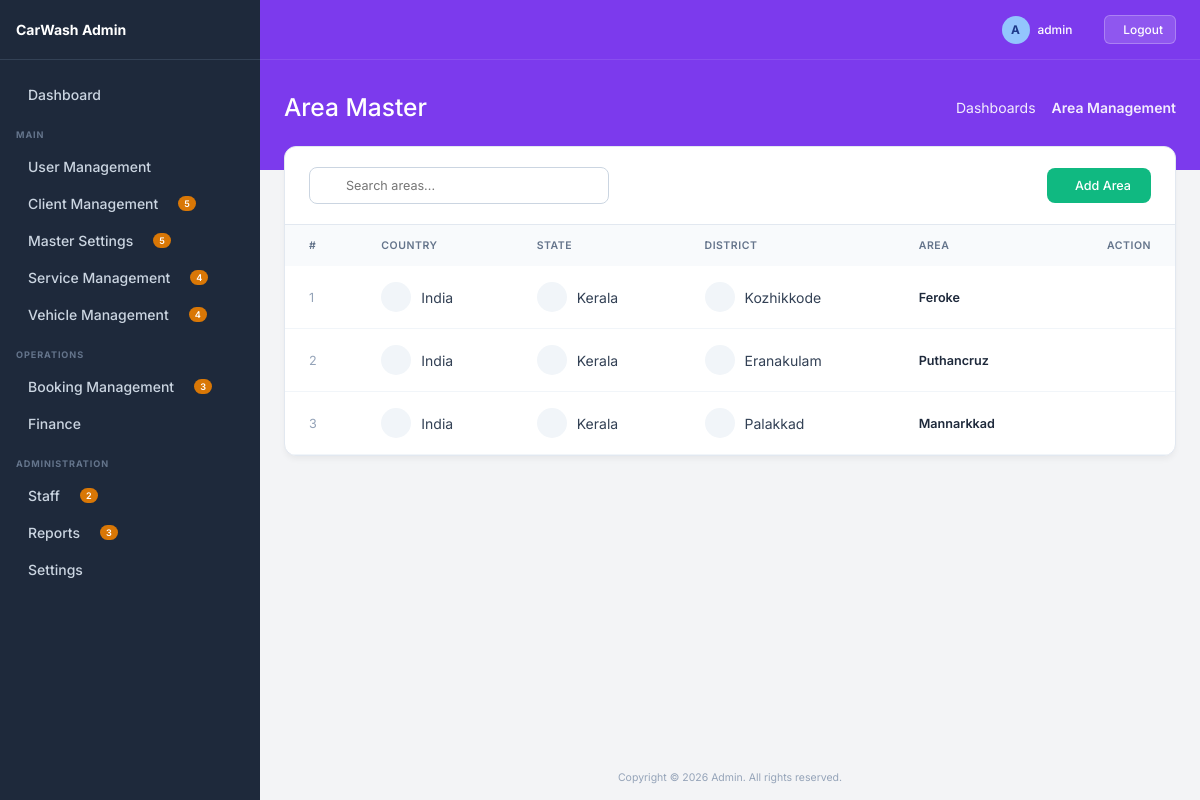
Page /area/ (signed in) on the committed database.
### master/models.py (models this page shows, shortened)
class Area(BaseModel):
    district = models.ForeignKey(District, on_delete=models.CASCADE)
    name = models.CharField(max_length=100)

class District(BaseModel):
    state = models.ForeignKey(State, on_delete=models.CASCADE)
    name = models.CharField(max_length=100)

class State(BaseModel):
    country = models.ForeignKey(Country, on_delete=models.CASCADE)
    name = models.CharField(max_length=100)

class Country(BaseModel):
    name = models.CharField(max_length=100)

### master/views.py (the view)
# urls.py: path('area/', views.area_list, name='area_list'),
@login_required
def area_list(request):
    search = request.GET.get('search', '')
    queryset = Area.objects.filter(is_deleted=False)
    if search:
        queryset = queryset.filter(name__icontains=search)
    paginator = Paginator(queryset, 10)
    page_obj = paginator.get_page(request.GET.get('page'))
    return render(request, 'area/list.html', {
        'page_obj': page_obj,
        'search': search
    })

### master/templates/area/list.html (shortened to what this page needs)
{% extends 'base.html' %}
{% block page_title %}Area Master{% endblock %}
{% block breadcrumb_active %}Area Management{% endblock %}
{% block content %}
<div class="list-container">
    <div class="list-header">
        <form method="GET" class="search-wrapper">
            <input type="text" name="search" value="{{search}}" placeholder="Search areas..." class="search-input">
        </form>
        <a href="{% url 'area_create' %}" class="btn-create">
             Add Area
        </a>
    </div>
    <div style="overflow-x: auto;">
        <table class="premium-table">
            <thead>
                <tr>
                    <th>#</th>
                    <th>Country</th>
                    <th>State</th>
                    <th>District</th>
                    <th>Area</th>
                    <th style="text-align:right;">Action</th>
                </tr>
            </thead>
            <tbody>
                {% for obj in page_obj %}
                <tr>
                    <td style="color:#94a3b8;">{{ forloop.counter }}</td>
                    <td>
                        <div style="display:flex; align-items:center; gap:10px;">
                            <div style="width:30px;height:30px;border-radius:50%;background:#f1f5f9;display:flex;align-items:center;justify-content:center;">
                            </div>
                            {{ obj.district.state.country.name }}
                        </div>
                    </td>
                    <td>
                        <div style="display:flex; align-items:center; gap:10px;">
                            <div style="width:30px;height:30px;border-radius:50%;background:#f1f5f9;display:flex;align-items:center;justify-content:center;">
                            </div>
                            {{ obj.district.state.name }}
                        </div>
                    </td>
                    <td>
                        <div style="display:flex; align-items:center; gap:10px;">
                            <div style="width:30px;height:30px;border-radius:50%;background:#f1f5f9;display:flex;align-items:center;justify-content:center;">
                            </div>
                            {{ obj.district.name }}
                        </div>
                    </td>
                    <td style="font-weight:600; color:#1e293b;">
                        {{ obj.name }}
                    </td>
                    <td style="text-align:right;">
                        <div style="display:flex; gap:8px; justify-content:flex-end;">
                            <a href="{% url 'area_edit' obj.pk %}" class="action-btn edit">
                            </a>
                            <a href="{% url 'area_delete' obj.pk %}" onclick="return confirm('Delete this area?')" class="action-btn delete">
                            </a>
                        </div>
                    </td>
                </tr>
                {% endfor %}
            </tbody>
        </table>
    </div>
</div>
{% endblock %}

### core/templates/base.html (shortened to what this page needs)
<!DOCTYPE html>
<html lang="en">
<head>
</head>
<body>
    <aside class="sidebar">
        <div class="sidebar-header">
            <span>CarWash Admin</span>
        </div>
        <div class="sidebar-content">
            <a href="{% url 'dashboard' %}" class="nav-item">
                <div class="nav-item-left">
                    Dashboard
                </div>
            </a>
            <div class="nav-section-title">MAIN</div>
            <div class="nav-item dropdown-toggle">
                <div class="nav-item-left">
                     User Management
                </div>
            </div>
            <div class="nav-item dropdown-toggle">
                <div class="nav-item-left">
                    Client Management
                    <span class="nav-badge">5</span>
                </div>
            </div>
            <div class="nav-item dropdown-toggle">
                <div class="nav-item-left">
                    Master Settings
                    <span class="nav-badge">5</span>
                </div>
            </div>
            <div class="nav-item dropdown-toggle">
                <div class="nav-item-left">
                    Service Management
                    <span class="nav-badge">4</span>
                </div>
            </div>
            <div class="nav-item dropdown-toggle">
                <div class="nav-item-left">
                    Vehicle Management
                    <span class="nav-badge">4</span>
                </div>
            </div>
            <div class="nav-section-title">OPERATIONS</div>
            <div class="nav-item dropdown-toggle">
                <div class="nav-item-left">
                    Booking Management
                    <span class="nav-badge">3</span>
                </div>
            </div>
            <div class="nav-item dropdown-toggle">
                <div class="nav-item-left">
                    Finance
                </div>
            </div>
            <div class="nav-section-title">ADMINISTRATION</div>
            <div class="nav-item dropdown-toggle">
                <div class="nav-item-left">
                    Staff
                    <span class="nav-badge">2</span>
                </div>
            </div>
            <div class="nav-item dropdown-toggle">
                <div class="nav-item-left">
                    Reports
                    <span class="nav-badge">3</span>
                </div>
            </div>
            <div class="nav-item dropdown-toggle">
                <div class="nav-item-left">
                    Settings
                </div>
            </div>
        </div>
    </aside>
    <div class="main-wrapper">
        <div class="top-banner">
            <div class="top-navbar">
                <div class="navbar-right">
                    <div class="flex-center" style="gap: 8px;">
                        <span style="display:inline-block; width:28px; height:28px; border-radius:50%; background:#93c5fd; color:#1e3a8a; text-align:center; line-height:28px; font-weight:bold;">{{ request.user.username|make_list|first|upper|default:"A" }}</span>
                        <span>{{ request.user.username|default:"admin" }}</span>
                    </div>
                    {% if request.user.is_authenticated %}
                    <form method="post" action="{% url 'logout' %}" style="margin-left: 12px; display: inline;">
                        <button type="submit" style="background: rgba(255,255,255,0.15); border: 1px solid rgba(255,255,255,0.25); color: white; padding: 6px 12px; border-radius: 6px; cursor: pointer; display: flex; align-items: center; gap: 6px; font-size: 0.85rem; font-weight: 500; transition: all 0.2s;">
                             Logout
                        </button>
                    </form>
                    {% endif %}
                </div>
            </div>
            <div class="banner-header">
                <div class="banner-title">{% block page_title %}Dashboard{% endblock %}</div>
                <div class="banner-breadcrumbs">
                    <a href="#">Dashboards</a>
                    <span style="font-weight: 600;">{% block breadcrumb_active %}Admin Dashboard{% endblock %}</span>
                </div>
            </div>
        </div>
        <div class="content-area">
            {% block content %}{% endblock %}
        </div>
        <div style="margin-top:auto; padding: 16px; text-align: center; color: #94a3b8; font-size: 0.75rem;">
            Copyright © 2026 Admin. All rights reserved.
        </div>
    </div>
</body>
</html>

### core/templates/base.html (style rules this page uses)
:root { --bg-sidebar: #1e293b; --bg-body: #f3f4f6; --bg-banner: #7c3aed; --text-sidebar: #cbd5e1; --text-sidebar-hover: #ffffff; --sidebar-border: #334155; --badge-bg: #d97706; --badge-text: #ffffff; --sidebar-width: 260px; }
* { margin: 0; padding: 0; box-sizing: border-box; font-family: 'Inter', sans-serif; font-size: 14px; }
body { background-color: var(--bg-body); color: #1e293b; display: flex; min-height: 100vh; overflow-x: hidden; }
.sidebar { width: var(--sidebar-width); background-color: var(--bg-sidebar); display: flex; flex-direction: column; position: fixed; height: 100vh; overflow-y: auto; z-index: 100; }
.sidebar-header { padding: 16px; font-size: 1.1rem; font-weight: 700; display: flex; align-items: center; gap: 12px; color: white; border-bottom: 1px solid var(--sidebar-border); height: 60px; }
.sidebar-content { padding: 16px 0; }
.nav-section-title { color: #64748b; font-size: 0.65rem; text-transform: uppercase; letter-spacing: 0.1em; font-weight: 700; margin: 16px 16px 8px 16px; }
.nav-item { display: flex; align-items: center; justify-content: space-between; padding: 10px 16px; color: var(--text-sidebar); text-decoration: none; font-size: 0.85rem; font-weight: 500; cursor: pointer; transition: color 0.2s, background-color 0.2s; }
.nav-item-left { display: flex; align-items: center; gap: 12px; }
.nav-badge { background-color: var(--badge-bg); color: var(--badge-text); font-size: 0.65rem; font-weight: 600; padding: 2px 6px; border-radius: 12px; margin-left: 8px; }
.main-wrapper { flex: 1; margin-left: var(--sidebar-width); display: flex; flex-direction: column; min-height: 100vh; }
.top-banner { background-color: var(--bg-banner); color: white; display: flex; flex-direction: column; }
.top-navbar { height: 60px; display: flex; align-items: center; justify-content: space-between; padding: 0 24px; border-bottom: 1px solid rgba(255, 255, 255, 0.1); }
.navbar-right { display: flex; align-items: center; gap: 20px; }
.navbar-right span { font-size: 0.85rem; font-weight: 500; }
.banner-header { padding: 32px 24px 48px 24px; display: flex; justify-content: space-between; align-items: center; }
.banner-title { font-size: 1.75rem; font-weight: 500; }
.banner-breadcrumbs { font-size: 0.75rem; display: flex; align-items: center; gap: 8px; opacity: 0.9; }
.banner-breadcrumbs a { color: white; text-decoration: none; }
.content-area { padding: 0 24px 24px 24px; margin-top: -24px; flex: 1; }
.flex-center { display: flex; align-items: center; }
.list-container { background: white; border-radius: 12px; border: 1px solid #e2e8f0; box-shadow: 0 4px 6px -1px rgba(0, 0, 0, 0.05); overflow: hidden; }
.list-header { padding: 20px 24px; border-bottom: 1px solid #e2e8f0; display: flex; justify-content: space-between; align-items: center; }
.search-input { padding: 10px 16px; padding-left: 36px; border: 1px solid #cbd5e1; border-radius: 8px; font-size: 0.9rem; outline: none; width: 300px; transition: all 0.2s; font-family: 'Inter', sans-serif; }
.search-wrapper { position: relative; display: flex; align-items: center; }
.btn-create { background: #10b981; color: white; padding: 10px 20px; border-radius: 8px; text-decoration: none; font-size: 0.9rem; font-weight: 500; display: flex; align-items: center; gap: 8px; transition: background 0.2s; border: none; cursor: pointer; }
.premium-table { width: 100%; border-collapse: collapse; text-align: left; }
.premium-table th { background-color: #f8fafc; color: #64748b; font-size: 0.75rem; text-transform: uppercase; letter-spacing: 0.05em; padding: 14px 24px; font-weight: 600; }
.premium-table td { padding: 16px 24px; font-size: 0.9rem; color: #334155; border-bottom: 1px solid #f1f5f9; vertical-align: middle; }
.action-btn { padding: 6px; border-radius: 6px; color: #64748b; transition: all 0.2s; text-decoration: none; display: inline-flex; align-items: center; justify-content: center; }

### rows in the picture
Area: district.state.country.name "India", district.state.name "Kerala", district.name "Kozhikkode", name "Feroke"
Area: district.state.country.name "India", district.state.name "Kerala", district.name "Eranakulam", name "Puthancruz"
Area: district.state.country.name "India", district.state.name "Kerala", district.name "Palakkad", name "Mannarkkad"

### other values in the picture
{{ request.user.username|make_list|first|upper|default:"A" }} "A"
{{ request.user.username|default:"admin" }} "admin"
